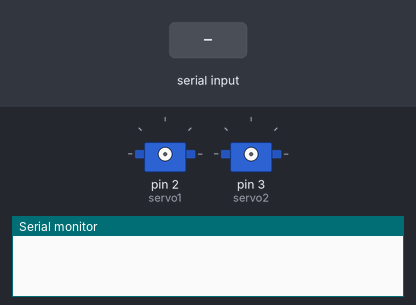
Bench run of a sketch on a simulated Arduino Uno, built with avr-gcc and run on an emulated ATmega328P. Shown: 2 × servo, the last lines printed to the serial monitor. Inputs (shaded band) come from the test bench.

Above: at 1.2 s.
1.3 s: "1" received over the second serial link
At 1.6 s:
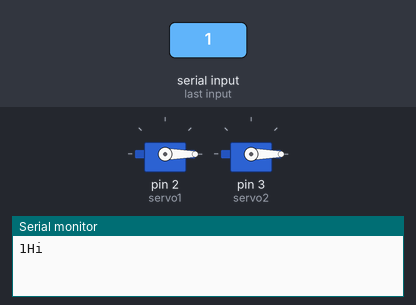
At 2.25 s:
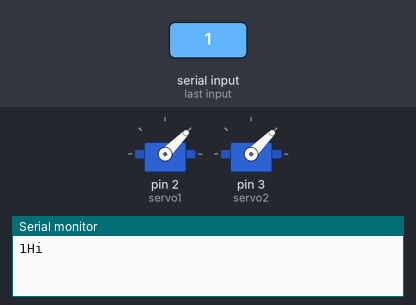
4.3 s: "2" received over the second serial link
Timing chart, 0 to 8.5 s (numbered marks = the images above; inputs shaded):
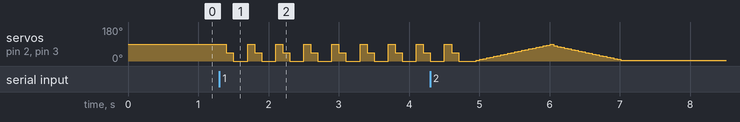

The sketch:

Servo_BluetoothHM10_script.ino
```cpp
#include <SoftwareSerial.h>
#include <Servo.h>
int rx = 10;
int tx = 11;
char s = ' ';
Servo servo;
Servo servoS;
int servo1 = 2;
int servo2 = 3;
SoftwareSerial BSerial = SoftwareSerial(rx, tx);
void setup() {
 // pinMode(9, OUTPUT);
 // digitalWrite(9, HIGH);

  BSerial.begin(9600);
  Serial.begin(9600);
   //servoS.attach(servo1);
   //servo.attach(servo2);

}
void move3(){
    servoS.attach(servo1);
    servo.attach(servo2);
    servo.write(90);
    servoS.write(90);
    delay(50);
    servo.write(60);
    servoS.write(60);
    delay(50);
    servo.write(30);
    servoS.write(30);
    delay(50);
    servo.write(0);
    servoS.write(0);
    delay(50);
}
void fastMove(){
    servoS.attach(servo1);
    servo.attach(servo2);
    servo.write(90);
    servoS.write(90);
    delay(100);
    servo.write(45);
    servoS.write(45);
    delay(100);
    servo.write(0);
    servoS.write(0);
    delay(100);
}
void fromSidetoSide(){
   servoS.attach(servo1);
   servo.attach(servo2);
  for(int i = 0; i < 90; i+=4){
    servo.write(i);
    servoS.write(i);
    delay(50);
  }
  for(int i = 80; i >0; i-=4){
    servo.write(i);
    servoS.write(i);
    delay(50);
  }
}
void loop() {
  // put your main code here, to run repeatedly:
  if(BSerial.available()){
    //Serial.write(BSerial.read());
    s = BSerial.read();
    Serial.write(s);
     if(s == '1'){
        Serial.write("Hi");
        for(int i = 1; i < 10; i++){
          fastMove();
          delay(100);
        }
     }
     else if (s == '2'){
        fromSidetoSide();
        delay(10);
      }
      else if(s == '3'){
       for(int i = 0; i < 30; i++){
         move3();
       }

      }
  servoS.detach();
   servo.detach();
   s = ' ';
  }


}
```

Measured:
- after the input at 1.3 s, servo on pin 2 (servo1), servo on pin 3 (servo2): 90° → 45° after 0.10 s, then repeats every 0.40 s: 0° 0.20 s, 90° 0.10 s, 45° 0.10 s
